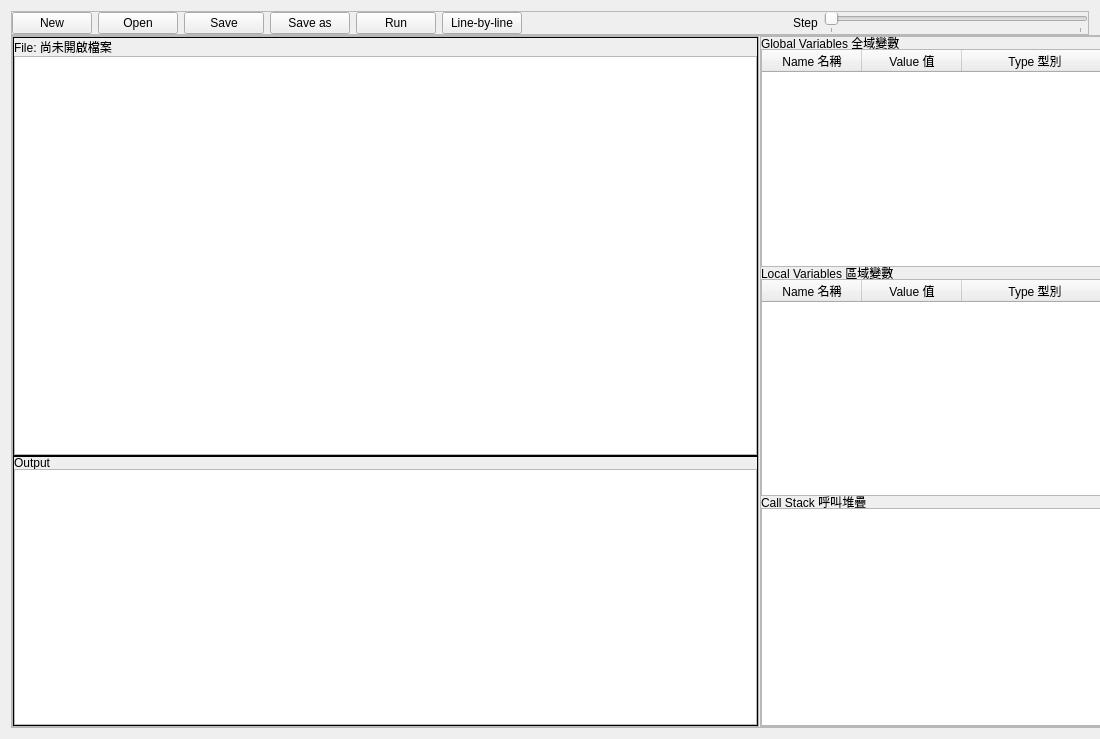
<?xml version="1.0" encoding="UTF-8"?>
<ui version="4.0">
 <class>PythonEditor</class>
 <widget class="QWidget" name="PythonEditor">
  <property name="geometry">
   <rect>
    <x>0</x>
    <y>0</y>
    <width>1100</width>
    <height>739</height>
   </rect>
  </property>
  <property name="minimumSize">
   <size>
    <width>1100</width>
    <height>550</height>
   </size>
  </property>
  <property name="windowTitle">
   <string>Form</string>
  </property>
  <property name="styleSheet">
   <string notr="true"/>
  </property>
  <layout class="QVBoxLayout" name="verticalLayout_7">
   <property name="spacing">
    <number>0</number>
   </property>
   <item>
    <widget class="QFrame" name="frame_4">
     <property name="frameShape">
      <enum>QFrame::StyledPanel</enum>
     </property>
     <property name="frameShadow">
      <enum>QFrame::Raised</enum>
     </property>
     <layout class="QVBoxLayout" name="verticalLayout_6">
      <property name="leftMargin">
       <number>0</number>
      </property>
      <property name="topMargin">
       <number>0</number>
      </property>
      <property name="rightMargin">
       <number>0</number>
      </property>
      <property name="bottomMargin">
       <number>0</number>
      </property>
      <item>
       <layout class="QHBoxLayout" name="horizontalLayout_2">
        <item>
         <widget class="QPushButton" name="newButton">
          <property name="text">
           <string>New</string>
          </property>
          <property name="icon">
           <iconset resource="resources.qrc">
            <normaloff>:/icons/icons/note_add_black_24dp.svg</normaloff>:/icons/icons/note_add_black_24dp.svg</iconset>
          </property>
         </widget>
        </item>
        <item>
         <widget class="QPushButton" name="openButton">
          <property name="text">
           <string>Open</string>
          </property>
          <property name="icon">
           <iconset resource="resources.qrc">
            <normaloff>:/icons/icons/source_black_24dp.svg</normaloff>:/icons/icons/source_black_24dp.svg</iconset>
          </property>
         </widget>
        </item>
        <item>
         <widget class="QPushButton" name="saveButton">
          <property name="text">
           <string>Save</string>
          </property>
          <property name="icon">
           <iconset resource="resources.qrc">
            <normaloff>:/icons/icons/save_black_24dp.svg</normaloff>:/icons/icons/save_black_24dp.svg</iconset>
          </property>
         </widget>
        </item>
        <item>
         <widget class="QPushButton" name="saveAsButton">
          <property name="text">
           <string>Save as</string>
          </property>
          <property name="icon">
           <iconset resource="resources.qrc">
            <normaloff>:/icons/icons/library_add_black_24dp.svg</normaloff>:/icons/icons/library_add_black_24dp.svg</iconset>
          </property>
         </widget>
        </item>
        <item>
         <widget class="QPushButton" name="runButton">
          <property name="text">
           <string>Run</string>
          </property>
          <property name="icon">
           <iconset resource="resources.qrc">
            <normaloff>:/icons/icons/play_circle_black_24dp.svg</normaloff>:/icons/icons/play_circle_black_24dp.svg</iconset>
          </property>
         </widget>
        </item>
        <item>
         <widget class="QPushButton" name="lineByLineButton">
          <property name="text">
           <string>Line-by-line</string>
          </property>
          <property name="icon">
           <iconset resource="resources.qrc">
            <normaloff>:/icons/icons/playlist_play_black_24dp.svg</normaloff>:/icons/icons/playlist_play_black_24dp.svg</iconset>
          </property>
         </widget>
        </item>
        <item>
         <spacer name="horizontalSpacer">
          <property name="orientation">
           <enum>Qt::Horizontal</enum>
          </property>
          <property name="sizeHint" stdset="0">
           <size>
            <width>40</width>
            <height>20</height>
           </size>
          </property>
         </spacer>
        </item>
        <item>
         <widget class="QLabel" name="label_5">
          <property name="text">
           <string>Step</string>
          </property>
         </widget>
        </item>
        <item>
         <widget class="QSlider" name="stepSlider">
          <property name="orientation">
           <enum>Qt::Horizontal</enum>
          </property>
          <property name="tickPosition">
           <enum>QSlider::TicksBelow</enum>
          </property>
          <property name="tickInterval">
           <number>100</number>
          </property>
         </widget>
        </item>
       </layout>
      </item>
     </layout>
    </widget>
   </item>
   <item>
    <widget class="QFrame" name="frame_3">
     <property name="minimumSize">
      <size>
       <width>1100</width>
       <height>500</height>
      </size>
     </property>
     <property name="frameShape">
      <enum>QFrame::StyledPanel</enum>
     </property>
     <property name="frameShadow">
      <enum>QFrame::Raised</enum>
     </property>
     <layout class="QVBoxLayout" name="verticalLayout_5">
      <property name="spacing">
       <number>0</number>
      </property>
      <property name="leftMargin">
       <number>0</number>
      </property>
      <property name="topMargin">
       <number>0</number>
      </property>
      <property name="rightMargin">
       <number>0</number>
      </property>
      <property name="bottomMargin">
       <number>0</number>
      </property>
      <item>
       <layout class="QHBoxLayout" name="horizontalLayout">
        <property name="spacing">
         <number>1</number>
        </property>
        <item>
         <widget class="QFrame" name="frame">
          <property name="minimumSize">
           <size>
            <width>650</width>
            <height>400</height>
           </size>
          </property>
          <property name="frameShape">
           <enum>QFrame::StyledPanel</enum>
          </property>
          <property name="frameShadow">
           <enum>QFrame::Raised</enum>
          </property>
          <layout class="QVBoxLayout" name="verticalLayout_8">
           <property name="spacing">
            <number>0</number>
           </property>
           <property name="leftMargin">
            <number>0</number>
           </property>
           <property name="topMargin">
            <number>0</number>
           </property>
           <property name="rightMargin">
            <number>0</number>
           </property>
           <property name="bottomMargin">
            <number>0</number>
           </property>
           <item>
            <widget class="QSplitter" name="splitter">
             <property name="orientation">
              <enum>Qt::Vertical</enum>
             </property>
             <property name="opaqueResize">
              <bool>true</bool>
             </property>
             <property name="handleWidth">
              <number>0</number>
             </property>
             <property name="childrenCollapsible">
              <bool>false</bool>
             </property>
             <widget class="QFrame" name="frame_5">
              <property name="frameShape">
               <enum>QFrame::Panel</enum>
              </property>
              <property name="frameShadow">
               <enum>QFrame::Plain</enum>
              </property>
              <layout class="QVBoxLayout" name="verticalLayout">
               <property name="spacing">
                <number>0</number>
               </property>
               <property name="leftMargin">
                <number>0</number>
               </property>
               <property name="topMargin">
                <number>0</number>
               </property>
               <property name="rightMargin">
                <number>0</number>
               </property>
               <property name="bottomMargin">
                <number>0</number>
               </property>
               <item>
                <widget class="QLabel" name="filenameLabel">
                 <property name="sizePolicy">
                  <sizepolicy hsizetype="Preferred" vsizetype="Minimum">
                   <horstretch>0</horstretch>
                   <verstretch>0</verstretch>
                  </sizepolicy>
                 </property>
                 <property name="minimumSize">
                  <size>
                   <width>0</width>
                   <height>12</height>
                  </size>
                 </property>
                 <property name="text">
                  <string>File: 尚未開啟檔案</string>
                 </property>
                </widget>
               </item>
               <item>
                <widget class="QTextEdit" name="editorEdit">
                 <property name="minimumSize">
                  <size>
                   <width>0</width>
                   <height>300</height>
                  </size>
                 </property>
                 <property name="lineWrapMode">
                  <enum>QTextEdit::NoWrap</enum>
                 </property>
                 <property name="html">
                  <string>&lt;!DOCTYPE HTML PUBLIC &quot;-//W3C//DTD HTML 4.0//EN&quot; &quot;http://www.w3.org/TR/REC-html40/strict.dtd&quot;&gt;
&lt;html&gt;&lt;head&gt;&lt;meta name=&quot;qrichtext&quot; content=&quot;1&quot; /&gt;&lt;style type=&quot;text/css&quot;&gt;
p, li { white-space: pre-wrap; }
&lt;/style&gt;&lt;/head&gt;&lt;body style=&quot; font-family:'PMingLiU'; font-size:9pt; font-weight:400; font-style:normal;&quot;&gt;
&lt;p style=&quot;-qt-paragraph-type:empty; margin-top:0px; margin-bottom:0px; margin-left:0px; margin-right:0px; -qt-block-indent:0; text-indent:0px;&quot;&gt;&lt;br /&gt;&lt;/p&gt;&lt;/body&gt;&lt;/html&gt;</string>
                 </property>
                </widget>
               </item>
              </layout>
             </widget>
             <widget class="QFrame" name="frame_6">
              <property name="frameShape">
               <enum>QFrame::Panel</enum>
              </property>
              <property name="frameShadow">
               <enum>QFrame::Plain</enum>
              </property>
              <property name="lineWidth">
               <number>1</number>
              </property>
              <layout class="QVBoxLayout" name="verticalLayout_2">
               <property name="spacing">
                <number>0</number>
               </property>
               <property name="leftMargin">
                <number>0</number>
               </property>
               <property name="topMargin">
                <number>0</number>
               </property>
               <property name="rightMargin">
                <number>0</number>
               </property>
               <property name="bottomMargin">
                <number>0</number>
               </property>
               <item>
                <widget class="QLabel" name="label_2">
                 <property name="sizePolicy">
                  <sizepolicy hsizetype="Preferred" vsizetype="Minimum">
                   <horstretch>0</horstretch>
                   <verstretch>0</verstretch>
                  </sizepolicy>
                 </property>
                 <property name="minimumSize">
                  <size>
                   <width>0</width>
                   <height>12</height>
                  </size>
                 </property>
                 <property name="maximumSize">
                  <size>
                   <width>16777215</width>
                   <height>12</height>
                  </size>
                 </property>
                 <property name="text">
                  <string>Output</string>
                 </property>
                </widget>
               </item>
               <item>
                <widget class="QTextBrowser" name="outputTextBrowser">
                 <property name="sizePolicy">
                  <sizepolicy hsizetype="Minimum" vsizetype="Preferred">
                   <horstretch>0</horstretch>
                   <verstretch>0</verstretch>
                  </sizepolicy>
                 </property>
                 <property name="minimumSize">
                  <size>
                   <width>0</width>
                   <height>50</height>
                  </size>
                 </property>
                 <property name="maximumSize">
                  <size>
                   <width>16777215</width>
                   <height>16777215</height>
                  </size>
                 </property>
                 <property name="baseSize">
                  <size>
                   <width>0</width>
                   <height>50</height>
                  </size>
                 </property>
                 <property name="html">
                  <string>&lt;!DOCTYPE HTML PUBLIC &quot;-//W3C//DTD HTML 4.0//EN&quot; &quot;http://www.w3.org/TR/REC-html40/strict.dtd&quot;&gt;
&lt;html&gt;&lt;head&gt;&lt;meta name=&quot;qrichtext&quot; content=&quot;1&quot; /&gt;&lt;style type=&quot;text/css&quot;&gt;
p, li { white-space: pre-wrap; }
&lt;/style&gt;&lt;/head&gt;&lt;body style=&quot; font-family:'PMingLiU'; font-size:9pt; font-weight:400; font-style:normal;&quot;&gt;
&lt;p style=&quot;-qt-paragraph-type:empty; margin-top:0px; margin-bottom:0px; margin-left:0px; margin-right:0px; -qt-block-indent:0; text-indent:0px;&quot;&gt;&lt;br /&gt;&lt;/p&gt;&lt;/body&gt;&lt;/html&gt;</string>
                 </property>
                </widget>
               </item>
              </layout>
             </widget>
            </widget>
           </item>
          </layout>
         </widget>
        </item>
        <item>
         <widget class="QFrame" name="frame_2">
          <property name="minimumSize">
           <size>
            <width>350</width>
            <height>100</height>
           </size>
          </property>
          <property name="maximumSize">
           <size>
            <width>250</width>
            <height>16777215</height>
           </size>
          </property>
          <property name="frameShape">
           <enum>QFrame::StyledPanel</enum>
          </property>
          <property name="frameShadow">
           <enum>QFrame::Raised</enum>
          </property>
          <layout class="QVBoxLayout" name="verticalLayout_3">
           <property name="spacing">
            <number>0</number>
           </property>
           <property name="leftMargin">
            <number>0</number>
           </property>
           <property name="topMargin">
            <number>0</number>
           </property>
           <property name="rightMargin">
            <number>0</number>
           </property>
           <property name="bottomMargin">
            <number>0</number>
           </property>
           <item>
            <widget class="QSplitter" name="splitter_2">
             <property name="orientation">
              <enum>Qt::Vertical</enum>
             </property>
             <property name="handleWidth">
              <number>0</number>
             </property>
             <property name="childrenCollapsible">
              <bool>false</bool>
             </property>
             <widget class="QLabel" name="label_3">
              <property name="minimumSize">
               <size>
                <width>0</width>
                <height>12</height>
               </size>
              </property>
              <property name="maximumSize">
               <size>
                <width>16777215</width>
                <height>12</height>
               </size>
              </property>
              <property name="text">
               <string>Global Variables 全域變數</string>
              </property>
             </widget>
             <widget class="QTableWidget" name="globalVarTableWidget">
              <attribute name="horizontalHeaderStretchLastSection">
               <bool>true</bool>
              </attribute>
              <attribute name="verticalHeaderVisible">
               <bool>false</bool>
              </attribute>
              <column>
               <property name="text">
                <string>Name 名稱</string>
               </property>
              </column>
              <column>
               <property name="text">
                <string>Value 值</string>
               </property>
              </column>
              <column>
               <property name="text">
                <string>Type 型別</string>
               </property>
              </column>
             </widget>
             <widget class="QLabel" name="label_4">
              <property name="minimumSize">
               <size>
                <width>0</width>
                <height>12</height>
               </size>
              </property>
              <property name="maximumSize">
               <size>
                <width>16777215</width>
                <height>12</height>
               </size>
              </property>
              <property name="text">
               <string>Local Variables 區域變數</string>
              </property>
             </widget>
             <widget class="QTableWidget" name="localVarTableWidget">
              <attribute name="horizontalHeaderStretchLastSection">
               <bool>true</bool>
              </attribute>
              <attribute name="verticalHeaderVisible">
               <bool>false</bool>
              </attribute>
              <column>
               <property name="text">
                <string>Name 名稱</string>
               </property>
              </column>
              <column>
               <property name="text">
                <string>Value 值</string>
               </property>
              </column>
              <column>
               <property name="text">
                <string>Type 型別</string>
               </property>
              </column>
             </widget>
             <widget class="QLabel" name="label">
              <property name="minimumSize">
               <size>
                <width>0</width>
                <height>12</height>
               </size>
              </property>
              <property name="maximumSize">
               <size>
                <width>16777215</width>
                <height>12</height>
               </size>
              </property>
              <property name="text">
               <string>Call Stack 呼叫堆疊</string>
              </property>
             </widget>
             <widget class="QTableWidget" name="tableWidget"/>
            </widget>
           </item>
          </layout>
         </widget>
        </item>
       </layout>
      </item>
     </layout>
    </widget>
   </item>
  </layout>
 </widget>
 <resources>
  <include location="resources.qrc"/>
 </resources>
 <connections/>
</ui>
